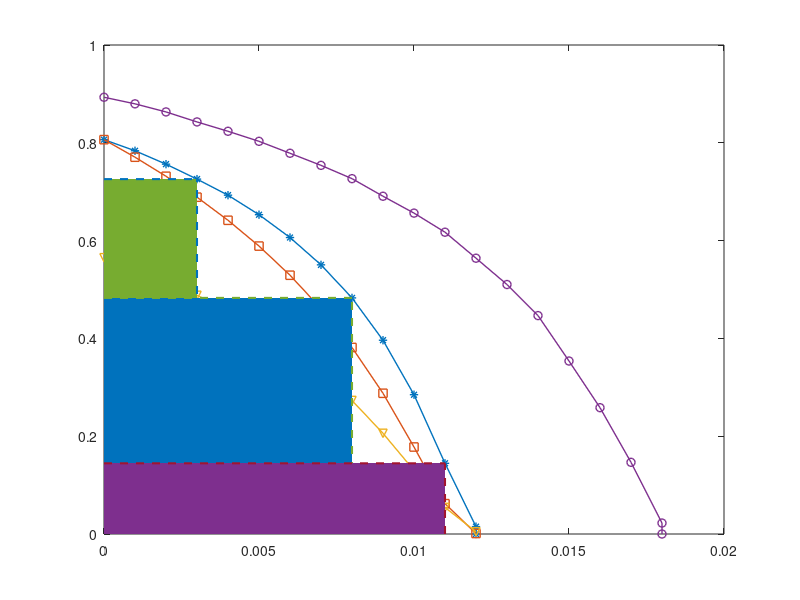

Recreate this plot in MATLAB. (Note: this script raises an error after producing the figure.)
% plot_mi_eth.m

clc;
clear;

d = [10 7 3];
alpha = 0.3 + 1i*0.4;

lamda = 3;
h = 5*d.^(-lamda/2);

rho1 =0:0.01:1;
rho2 =0:0.01:1;

%%
snr = 30;
pt = 1;
P = 4*pt*abs(alpha)*h(1)*h(2)*h(3);
pw_noise = pt/10^(snr/10);

E_th = 0:0.001:0.1;
mi_max = zeros(1,length(E_th));
mi_diag_max = zeros(1,length(E_th));
for j = 1:length(E_th)
    mi = zeros(length(rho1),length(rho2));
    for i = 1:length(rho1)
        E1 = 0.5 * pt * (1-rho1(i))* h(1)^2;
        if E1 <  E_th(j)
            break;
        end
    end
    num_rho1 = i-1;
    
    for i = 1:length(rho2)
        E2 = 0.5 * pt * (1-rho2(i))* h(2)^2;
        if E2 <  E_th(j)
            break;
        end
    end
    num_rho2 = i-1;
    
    for i = 1:num_rho1
        for k = 1:num_rho2
            mi(i,k) = 1/2*log10(1+rho1(i)^2*rho2(k)^2*P/(rho1(i)^2*pw_noise+rho2(k)^2*pw_noise+pw_noise*pw_noise/P));
        end
    end
    
    mi_max (j) = max(max(mi)');
    mi_diag_max(j) = max(diag(mi));
end


%%
snr = 25;
pt = 1;
P = 4*pt*abs(alpha)*h(1)*h(2)*h(3);
pw_noise = pt/10^(snr/10);

E_th = 0:0.001:0.1;
mi_25_max = zeros(1,length(E_th));
mi_diag_25_max = zeros(1,length(E_th));
for j = 1:length(E_th)
    mi = zeros(length(rho1),length(rho2));
    for i = 1:length(rho1)
        E1 = 0.5 * pt * (1-rho1(i))* h(1)^2;
        if E1 <  E_th(j)
            break;
        end
    end
    num_rho1 = i-1;
    
    for i = 1:length(rho2)
        E2 = 0.5 * pt * (1-rho2(i))* h(2)^2;
        if E2 <  E_th(j)
            break;
        end
    end
    num_rho2 = i-1;
    
    for i = 1:num_rho1
        for k = 1:num_rho2
            mi(i,k) = 1/2*log10(1+rho1(i)^2*rho2(k)^2*P/(rho1(i)^2*pw_noise+rho2(k)^2*pw_noise+pw_noise*pw_noise/P));
        end
    end
    
    mi_25_max (j) = max(max(mi)');
    %mi_diag_35_max(j) = max(diag(mi));
end

%%
snr = 30;
pt = 1.5;
P = 4*pt*abs(alpha)*h(1)*h(2)*h(3);
pw_noise = 1/10^(snr/10);

E_th = 0:0.001:0.1;
mi_2_max = zeros(1,length(E_th));
mi_diag_2_max = zeros(1,length(E_th));
for j = 1:length(E_th)
    mi = zeros(length(rho1),length(rho2));
    for i = 1:length(rho1)
        E1 = 0.5 * pt * (1-rho1(i))* h(1)^2;
        if E1 <  E_th(j)
            break;
        end
    end
    num_rho1 = i-1;
    
    for i = 1:length(rho2)
        E2 = 0.5 * pt * (1-rho2(i))* h(2)^2;
        if E2 <  E_th(j)
            break;
        end
    end
    num_rho2 = i-1;
    
    for i = 1:num_rho1
        for k = 1:num_rho2
            mi(i,k) = 1/2*log10(1+rho1(i)^2*rho2(k)^2*P/(rho1(i)^2*pw_noise+rho2(k)^2*pw_noise+pw_noise*pw_noise/P));
        end
    end
    
    mi_2_max (j) = max(max(mi)');
    %mi_diag_35_max(j) = max(diag(mi));
end

num_max = sum(mi_max ~= 0);
num_diag_max = sum(mi_diag_max ~= 0);
num_25_max = sum(mi_25_max ~= 0);
num_2_max = sum(mi_2_max ~= 0);
% 
plot([E_th(1:num_max),E_th(num_max)], [mi_max(1:num_max),0],'-*','LineWidth',1);
hold on;
plot(E_th(1:num_diag_max), mi_diag_max(1:num_diag_max),'-s','LineWidth',1);
hold on;
plot(E_th(1:num_25_max), mi_25_max(1:num_25_max),'-v','LineWidth',1);
hold on;
plot([E_th(1:num_2_max),E_th(num_2_max)], [mi_2_max(1:num_2_max),0],'-o','LineWidth',1);
hold on;
% % plot(E_th, mi_diag_max_2,'LineWidth',1.5);

area1 = area([0,E_th(4)],[mi_max(4),mi_max(4)], 'LineStyle','none');
plot([0,E_th(4)],[mi_max(4),mi_max(4)],'LineStyle','--','LineWidth',1.5,'Color','#0072BD');
plot([E_th(4),E_th(4)],[0,mi_max(4)],'LineStyle','--','LineWidth',1.5,'Color','#0072BD');

area2 = area([0,E_th(9)],[mi_max(9),mi_max(9)], 'LineStyle','none');
plot([0,E_th(9)],[mi_max(9),mi_max(9)],'LineStyle','--','LineWidth',1.5,'Color','#77AC30');
plot([E_th(9),E_th(9)],[0,mi_max(9)],'LineStyle','--','LineWidth',1.5,'Color','#77AC30');

area3 = area([0,E_th(12)],[mi_max(12),mi_max(12)], 'LineStyle','none');
plot([0,E_th(12)],[mi_max(12),mi_max(12)],'LineStyle','--','LineWidth',1.5,'Color','#A2142F');
plot([E_th(12),E_th(12)],[0,mi_max(12)],'LineStyle','--','LineWidth',1.5,'Color','#A2142F');

area1.FaceColor = '#0072BD';
area2.FaceColor = '#77AC30';
area3.FaceColor = '#A2142F';
area1.FaceAlpha = 0.1;
area2.FaceAlpha = 0.1;
area3.FaceAlpha = 0.1;
grid on;

dim = [0.003/0.0127 0.725/1.05 0.0500 0.0500];
a1 = annotation('textbox',dim,'String','K1');
a1.Color = 'red';
a1.FontSize = 12;
a1.LineStyle = 'none';

dim = [0.003/0.0068 0.725/1.476 0.0500 0.0500];
a2 = annotation('textbox',dim,'String','K2');
a2.Color = 'red';
a2.FontSize = 12;
a2.LineStyle = 'none';

dim = [0.003/0.0054 0.725/3.1 0.0500 0.0500];
a3 = annotation('textbox',dim,'String','K3');
a3.Color = 'red';
a3.FontSize = 12;
a3.LineStyle = 'none';






axis([0 0.02 0 1.05]);
ylabel('Mutual information (bit)');
xlabel('E_{th}');
legend('p_t = 1, p_n =0.001','p_t = 1, p_n =0.001 (\rho_1 = \rho_2)','p_t = 1, p_n =0.003','p_t = 1.5, p_n =0.001')

%mesh(rho1,rho2,mi);





